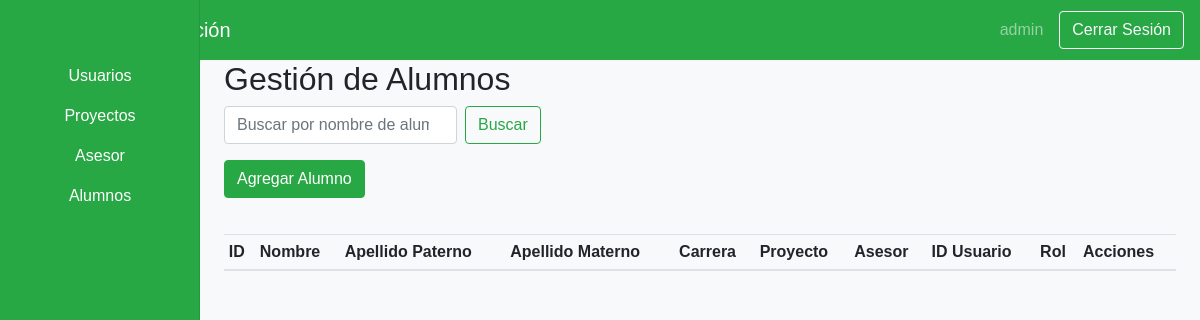
Page /views/admin/dashboardAdminAlumnos.php (signed in) on the earlier database version.
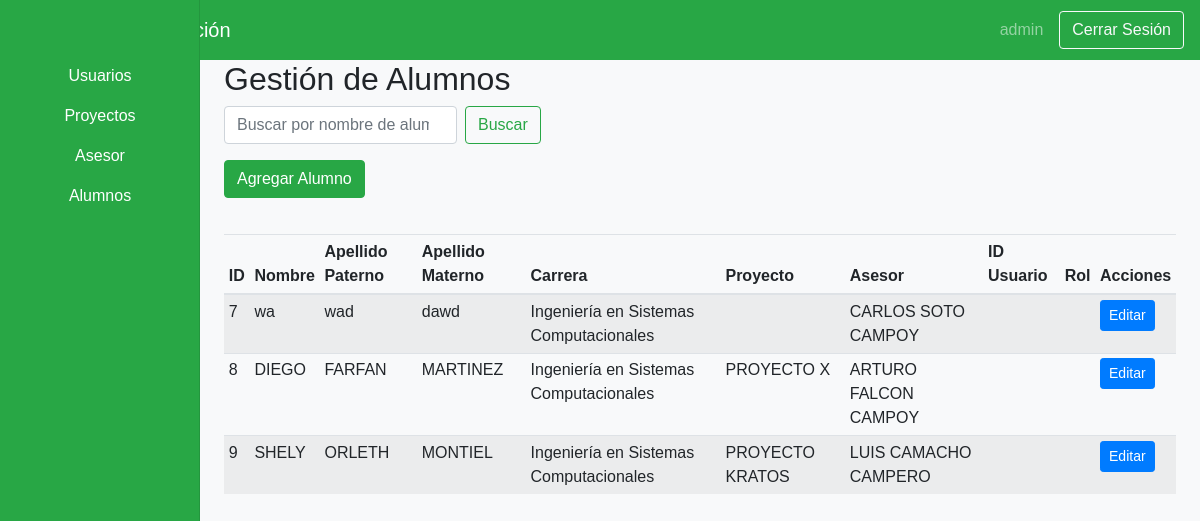
Same page on the later database version.
### tables this page shows
CREATE TABLE IF NOT EXISTS `alumno` (
  `ID_Alumno` int NOT NULL AUTO_INCREMENT,
  `Nombres` varchar(100) NOT NULL,
  `Apellido_Paterno` varchar(100) NOT NULL,
  `Apellido_Materno` varchar(100) NOT NULL,
  `Carrera` int DEFAULT NULL,
  `Proyecto` int DEFAULT NULL,
  `Asesor` int DEFAULT NULL,
  `Calendario_Revisiones` text,
  `Rol` int DEFAULT NULL,
  `ID_Usuario` int DEFAULT NULL,
  PRIMARY KEY (`ID_Alumno`),
  KEY `fk_alumno_carrera` (`Carrera`),
  KEY `fk_alumno_proyecto` (`Proyecto`),
  KEY `fk_alumno_asesor` (`Asesor`),
  KEY `fk_alumno_rol` (`Rol`),
  KEY `fk_alumno_usuario` (`ID_Usuario`)
);

CREATE TABLE IF NOT EXISTS `carrera` (
  `ID_Carrera` int NOT NULL AUTO_INCREMENT,
  `Nombre_Carrera` varchar(100) NOT NULL,
  PRIMARY KEY (`ID_Carrera`)
);

CREATE TABLE IF NOT EXISTS `proyecto` (
  `ID_Proyecto` int NOT NULL AUTO_INCREMENT,
  `Nombre_Proyecto` varchar(200) NOT NULL,
  `Status` enum('Pendiente','En Revisión') NOT NULL,
  `Integrante_1` int DEFAULT NULL,
  `Integrante_2` int DEFAULT NULL,
  `Integrante_3` int DEFAULT NULL,
  `Asesor` int DEFAULT NULL,
  PRIMARY KEY (`ID_Proyecto`),
  KEY `fk_proyecto_integrante_1` (`Integrante_1`),
  KEY `fk_proyecto_integrante_2` (`Integrante_2`),
  KEY `fk_proyecto_integrante_3` (`Integrante_3`),
  KEY `fk_proyecto_asesor` (`Asesor`)
);

### Views/Admin/dashboardAdminAlumnos.php (the view, shortened to what the changed rows need)
<?php
include('../../includes/config.php');
?>
<!DOCTYPE html>
<html lang="es">
<head>
    <link rel="stylesheet" href="https://stackpath.bootstrapcdn.com/bootstrap/4.3.1/css/bootstrap.min.css">
    <link rel="stylesheet" href="<?php echo CSS_PATH; ?>dashboard.css">
</head>
<body>
    <div class="container-fluid">
        <div class="row">
            <main role="main" class="col-md-9 ml-sm-auto col-lg-10 px-4">
                <h2>Gestión de Alumnos</h2>
                <div class="table-responsive">
                    <table class="table table-striped table-sm">
                        <thead>
                            <tr>
                                <th>ID</th>
                                <th>Nombre</th>
                                <th>Apellido Paterno</th>
                                <th>Apellido Materno</th>
                                <th>Carrera</th>
                                <th>Proyecto</th>
                                <th>Asesor</th>
                                <th>ID Usuario</th>
                                <th>Rol</th>
                                <th>Acciones</th>
                            </tr>
                        </thead>
                        <tbody>
                            <?php
                            $searchQuery = "";
                            $query = "
                                SELECT alumno.*, proyecto.Nombre_Proyecto,
                                       CONCAT(asesor.Nombres, ' ', asesor.Apellido_Paterno, ' ', asesor.Apellido_Materno) AS Nombre_Asesor,
                                       carrera.Nombre_Carrera, usuario.id_usuario, usuario.rol
                                FROM alumno
                                LEFT JOIN proyecto ON alumno.Proyecto = proyecto.ID_Proyecto
                                LEFT JOIN asesor ON alumno.Asesor = asesor.ID_Asesor
                                LEFT JOIN carrera ON alumno.Carrera = carrera.ID_Carrera
                                LEFT JOIN usuario ON alumno.ID_Usuario = usuario.id_usuario
                                WHERE 1=1 $searchQuery
                                ORDER BY alumno.ID_Alumno ASC";
                            $result = $connection->query($query);
                            while ($row = $result->fetch_assoc()) {
                                echo "<tr>";
                                echo "<td>" . htmlspecialchars($row['ID_Alumno'] ?? '') . "</td>";
                                echo "<td>" . htmlspecialchars($row['Nombres'] ?? '') . "</td>";
                                echo "<td>" . htmlspecialchars($row['Apellido_Paterno'] ?? '') . "</td>";
                                echo "<td>" . htmlspecialchars($row['Apellido_Materno'] ?? '') . "</td>";
                                echo "<td>" . htmlspecialchars($row['Nombre_Carrera'] ?? '') . "</td>";
                                echo "<td>" . htmlspecialchars($row['Nombre_Proyecto'] ?? '') . "</td>";
                                echo "<td>" . htmlspecialchars($row['Nombre_Asesor'] ?? '') . "</td>";
                                echo "<td>" . htmlspecialchars($row['id_usuario'] ?? '') . "</td>";
                                echo "<td>" . htmlspecialchars($row['rol'] ?? '') . "</td>";
                                echo "<td>";
                                echo "<button type='button' class='btn btn-primary btn-sm' data-toggle='modal' data-target='#editAlumnoModal'
                                        data-id='" . htmlspecialchars($row['ID_Alumno'] ?? '') . "'
                                        data-nombre='" . htmlspecialchars($row['Nombres'] ?? '') . "'
                                        data-apellido_paterno='" . htmlspecialchars($row['Apellido_Paterno'] ?? '') . "'
                                        data-apellido_materno='" . htmlspecialchars($row['Apellido_Materno'] ?? '') . "'
                                        data-carrera='" . htmlspecialchars($row['Carrera'] ?? '') . "'
                                        data-proyecto='" . htmlspecialchars($row['Proyecto'] ?? '') . "'
                                        data-asesor='" . htmlspecialchars($row['Asesor'] ?? '') . "'>Editar</button>";
                                echo "</td>";
                                echo "</tr>";
                            }
                            ?>
                        </tbody>
                    </table>
                </div>
            </main>
        </div>
    </div>
</body>
</html>

Differences in the rows shown:
added alumno: ID_Alumno "7", Nombres "wa", Apellido_Paterno "wad", Apellido_Materno "dawd", carrera.Nombre_Carrera "Ingeniería en Sistemas Computacionales", Nombre_Asesor "CARLOS SOTO CAMPOY"
added alumno: ID_Alumno "8", Nombres "DIEGO", Apellido_Paterno "FARFAN", Apellido_Materno "MARTINEZ", carrera.Nombre_Carrera "Ingeniería en Sistemas Computacionales", proyecto.Nombre_Proyecto "PROYECTO X", Nombre_Asesor "ARTURO FALCON CAMPOY"
added alumno: ID_Alumno "9", Nombres "SHELY", Apellido_Paterno "ORLETH", Apellido_Materno "MONTIEL", carrera.Nombre_Carrera "Ingeniería en Sistemas Computacionales", proyecto.Nombre_Proyecto "PROYECTO KRATOS", Nombre_Asesor "LUIS CAMACHO CAMPERO"
